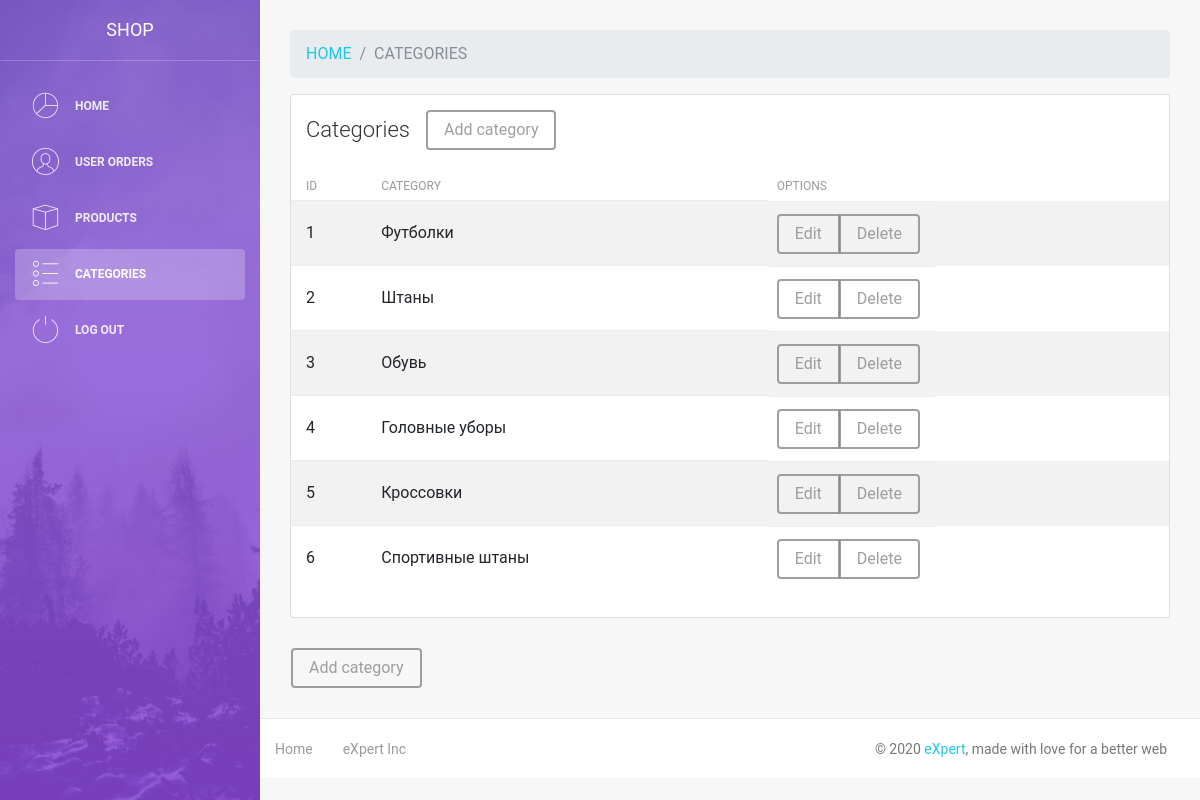
The app's page /admin/categories.php with its own data.
### tables this page shows
CREATE TABLE `categories` (
  `id` int(11) NOT NULL,
  `title` varchar(255) NOT NULL
);

### admin/categories.php (the view, shortened to what this page needs)
<?php
include $_SERVER['DOCUMENT_ROOT'] . '/configs/db.php';
include $_SERVER['DOCUMENT_ROOT'] . '/admin/parts/header.php';
?>
<nav aria-label="breadcrumb">
  <ol class="breadcrumb">
    <li class="breadcrumb-item"><a href="http://shop.local/admin">HOME</a></li>
    <li class="breadcrumb-item active" aria-current="page">CATEGORIES</li>
  </ol>
</nav>
<div class="row">
    <div class="col-md-12">
        <div class="card strpied-tabled-with-hover">
            <div class="card-header ">
                <form class="form-inline my-2 my-lg-0">
                        <h4 class="card-title">Categories</h4>
                        <a href="categories.php?addCategory" type="button" class="btn btn-secondary ml-3">Add category</a>
                </form>
            </div>
            <div class="card-body table-full-width table-responsive">
                <table class="table table-hover table-striped">
                    <thead>
                        <th>ID</th>
                        <th>Category</th>
                        <th>Options</th>
                    </thead>
                    <tbody>
                        <?php
                            $sql = "SELECT * FROM categories";
                            $result = $conn->query($sql);
                            while ($row = mysqli_fetch_assoc($result)) {
                                ?>
                                    <tr>
                                        <td><?php echo $row['id'] ?></td>
                                        <td><?php echo $row['title'] ?></td>
                                        <td>
                                            <div class="btn-group" role="group" aria-label="Basic example">
                                              <a href="categories.php?editCategory&id=<?php echo $row['id'] ?>" type="button" class="btn btn-secondary">Edit</a>
                                               <a href="categories.php?deleteCategory&id=<?php echo $row['id'] ?>"type="button" class="btn btn-secondary">Delete</a>
                                            </div>
                                        </td>
                                    </tr>
                                <?php
                            }
                        ?>
                    </tbody>
                </table>
            </div>
        </div>
    </div>
    <a href="categories.php?addCategory" type="button" class="btn btn-secondary ml-3">Add category</a>
</div>
<?php
include $_SERVER['DOCUMENT_ROOT'] . '/admin/parts/footer.php';
?>

### records on screen
categories: id "1", title "Футболки"
categories: id "2", title "Штаны"
categories: id "3", title "Обувь"
categories: id "4", title "Головные уборы"
categories: id "5", title "Кроссовки"
categories: id "6", title "Спортивные штаны"
